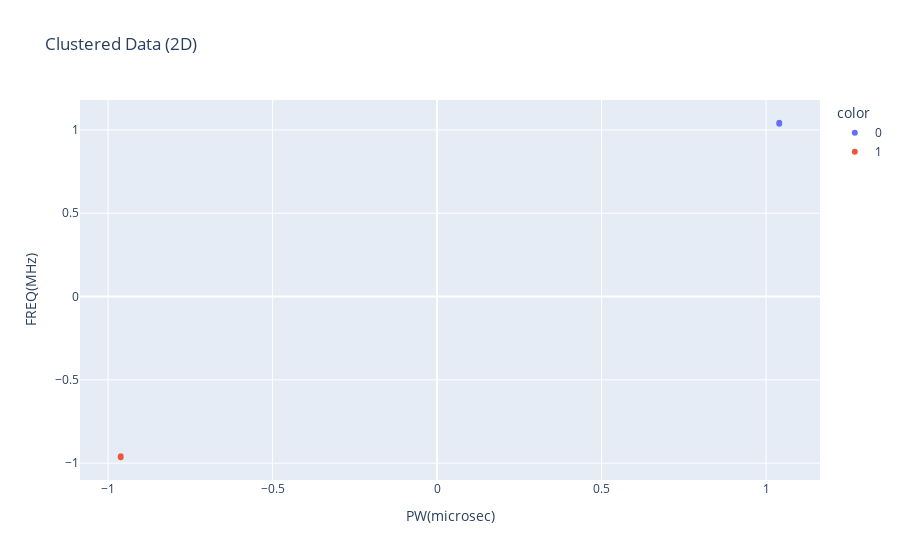

Notebook code cell kept with this figure:
### Code cell
print("\nHDBSCAN:")
print("Number of true emitters included: ", n_true_emitters)
print("Number of points included in df: ", len(X))

start = time.time()
hdb_labels = hdbscan_clustering(X)
benchmark_performance(subset_df, hdb_labels, true_emitter_ids)
visualise_clusters(X, hdb_labels, features_used)
print("Time:", time.time() - start)

### Figure 1 — Plotly figure (JSON) as saved in the notebook; plotly's stock layout.template omitted (floating-point values rounded to 4 significant figures; data arrays with more than 128 entries replaced by an {"elided": "..."} marker saying what was removed)
{"data": [{"hovertemplate": "color=0<br>PW(microsec)=%{x}<br>FREQ(MHz)=%{y}<extra></extra>", "legendgroup": "0", "marker": {"color": "#636efa", "symbol": "circle"}, "mode": "markers", "name": "0", "showlegend": true, "type": "scattergl", "x": {"elided": "29698 float values"}, "xaxis": "x", "y": {"elided": "29698 float values"}, "yaxis": "y"}, {"hovertemplate": "color=1<br>PW(microsec)=%{x}<br>FREQ(MHz)=%{y}<extra></extra>", "legendgroup": "1", "marker": {"color": "#EF553B", "symbol": "circle"}, "mode": "markers", "name": "1", "showlegend": true, "type": "scattergl", "x": {"elided": "32122 float values"}, "xaxis": "x", "y": {"elided": "32122 float values"}, "yaxis": "y"}], "layout": {"legend": {"title": {"text": "color"}, "tracegroupgap": 0}, "title": {"text": "Clustered Data (2D)"}, "xaxis": {"anchor": "y", "domain": [0, 1], "title": {"text": "PW(microsec)"}}, "yaxis": {"anchor": "x", "domain": [0, 1], "title": {"text": "FREQ(MHz)"}}}}
